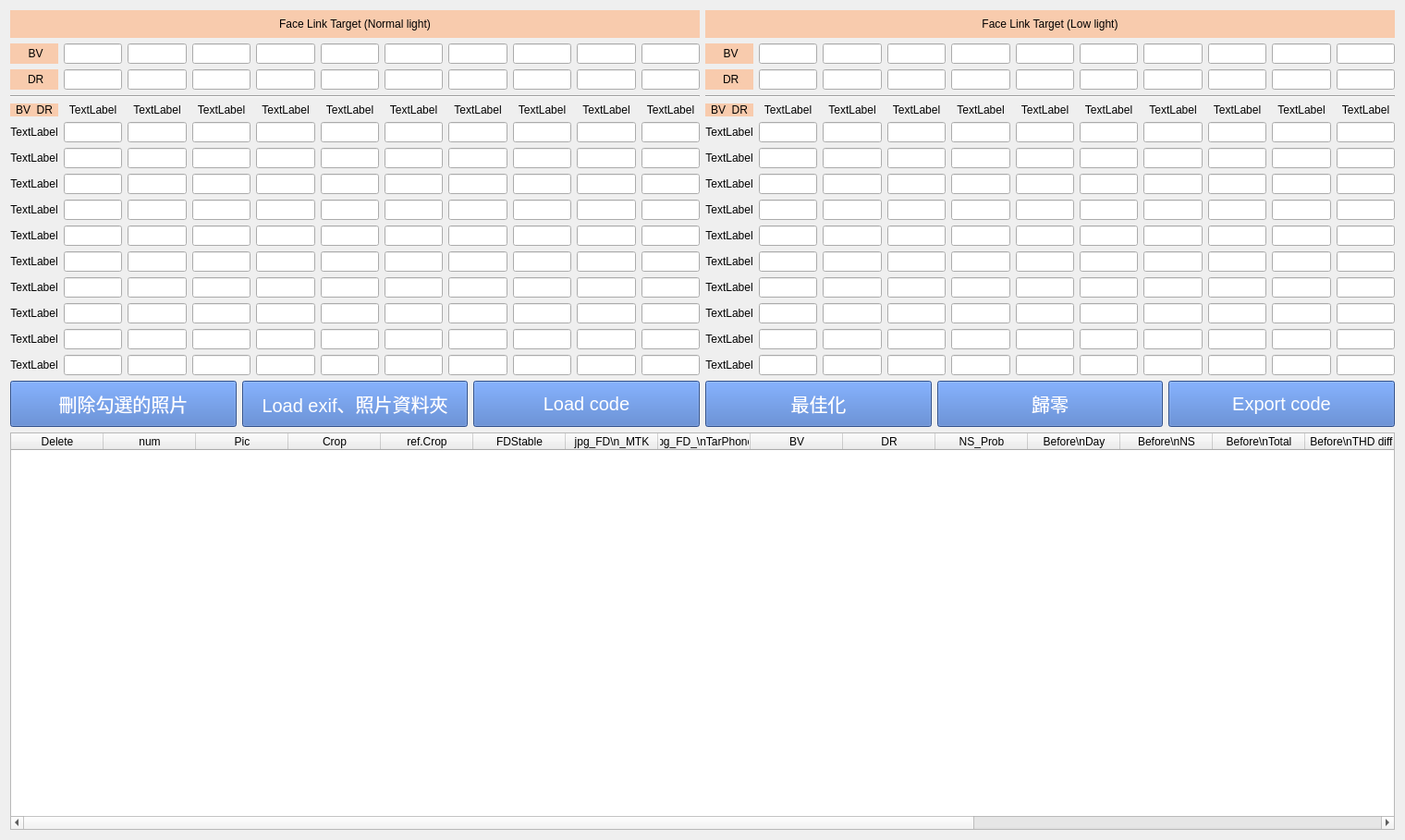
<?xml version="1.0" encoding="UTF-8"?>
<ui version="4.0">
 <class>Form</class>
 <widget class="QWidget" name="Form">
  <property name="geometry">
   <rect>
    <x>0</x>
    <y>0</y>
    <width>1520</width>
    <height>909</height>
   </rect>
  </property>
  <property name="windowTitle">
   <string>Form</string>
  </property>
  <property name="layoutDirection">
   <enum>Qt::LeftToRight</enum>
  </property>
  <layout class="QVBoxLayout" name="verticalLayout">
   <item>
    <layout class="QHBoxLayout" name="horizontalLayout">
     <item>
      <layout class="QGridLayout" name="link_normal_grid" rowstretch="0,0,0,0,0,0,0,0,0,0,0,0,0,0,0">
       <item row="6" column="3">
        <widget class="QLineEdit" name="lineEdit_19"/>
       </item>
       <item row="13" column="3">
        <widget class="QLineEdit" name="lineEdit_14"/>
       </item>
       <item row="5" column="4">
        <widget class="QLineEdit" name="lineEdit_32"/>
       </item>
       <item row="12" column="3">
        <widget class="QLineEdit" name="lineEdit_13"/>
       </item>
       <item row="6" column="2">
        <widget class="QLineEdit" name="lineEdit_4"/>
       </item>
       <item row="8" column="1">
        <widget class="QLineEdit" name="lineEdit_11"/>
       </item>
       <item row="7" column="1">
        <widget class="QLineEdit" name="lineEdit_22"/>
       </item>
       <item row="6" column="1">
        <widget class="QLineEdit" name="lineEdit_2"/>
       </item>
       <item row="10" column="1">
        <widget class="QLineEdit" name="lineEdit_24"/>
       </item>
       <item row="11" column="1">
        <widget class="QLineEdit" name="lineEdit_25"/>
       </item>
       <item row="13" column="2">
        <widget class="QLineEdit" name="lineEdit_30"/>
       </item>
       <item row="14" column="1">
        <widget class="QLineEdit" name="lineEdit_29"/>
       </item>
       <item row="5" column="1">
        <widget class="QLineEdit" name="lineEdit"/>
       </item>
       <item row="12" column="1">
        <widget class="QLineEdit" name="lineEdit_27"/>
       </item>
       <item row="13" column="1">
        <widget class="QLineEdit" name="lineEdit_28"/>
       </item>
       <item row="11" column="2">
        <widget class="QLineEdit" name="lineEdit_26"/>
       </item>
       <item row="8" column="3">
        <widget class="QLineEdit" name="lineEdit_20"/>
       </item>
       <item row="9" column="1">
        <widget class="QLineEdit" name="lineEdit_23"/>
       </item>
       <item row="7" column="3">
        <widget class="QLineEdit" name="lineEdit_21"/>
       </item>
       <item row="14" column="8">
        <widget class="QLineEdit" name="lineEdit_98"/>
       </item>
       <item row="14" column="6">
        <widget class="QLineEdit" name="lineEdit_95"/>
       </item>
       <item row="14" column="3">
        <widget class="QLineEdit" name="lineEdit_15"/>
       </item>
       <item row="7" column="2">
        <widget class="QLineEdit" name="lineEdit_7"/>
       </item>
       <item row="9" column="2">
        <widget class="QLineEdit" name="lineEdit_8"/>
       </item>
       <item row="10" column="2">
        <widget class="QLineEdit" name="lineEdit_6"/>
       </item>
       <item row="5" column="10">
        <widget class="QLineEdit" name="lineEdit_35"/>
       </item>
       <item row="14" column="2">
        <widget class="QLineEdit" name="lineEdit_16"/>
       </item>
       <item row="8" column="2">
        <widget class="QLineEdit" name="lineEdit_9"/>
       </item>
       <item row="11" column="3">
        <widget class="QLineEdit" name="lineEdit_12"/>
       </item>
       <item row="5" column="3">
        <widget class="QLineEdit" name="lineEdit_5"/>
       </item>
       <item row="12" column="2">
        <widget class="QLineEdit" name="lineEdit_10"/>
       </item>
       <item row="6" column="6">
        <widget class="QLineEdit" name="lineEdit_51"/>
       </item>
       <item row="5" column="9">
        <widget class="QLineEdit" name="lineEdit_31"/>
       </item>
       <item row="5" column="8">
        <widget class="QLineEdit" name="lineEdit_39"/>
       </item>
       <item row="5" column="0">
        <widget class="QLabel" name="label_2">
         <property name="text">
          <string>TextLabel</string>
         </property>
         <property name="alignment">
          <set>Qt::AlignCenter</set>
         </property>
        </widget>
       </item>
       <item row="5" column="2">
        <widget class="QLineEdit" name="lineEdit_3"/>
       </item>
       <item row="6" column="0">
        <widget class="QLabel" name="label_3">
         <property name="text">
          <string>TextLabel</string>
         </property>
         <property name="alignment">
          <set>Qt::AlignCenter</set>
         </property>
        </widget>
       </item>
       <item row="5" column="6">
        <widget class="QLineEdit" name="lineEdit_38"/>
       </item>
       <item row="5" column="5">
        <widget class="QLineEdit" name="lineEdit_37"/>
       </item>
       <item row="5" column="7">
        <widget class="QLineEdit" name="lineEdit_34"/>
       </item>
       <item row="7" column="10">
        <widget class="QLineEdit" name="lineEdit_41"/>
       </item>
       <item row="6" column="8">
        <widget class="QLineEdit" name="lineEdit_47"/>
       </item>
       <item row="6" column="7">
        <widget class="QLineEdit" name="lineEdit_49"/>
       </item>
       <item row="7" column="8">
        <widget class="QLineEdit" name="lineEdit_40"/>
       </item>
       <item row="7" column="7">
        <widget class="QLineEdit" name="lineEdit_42"/>
       </item>
       <item row="7" column="6">
        <widget class="QLineEdit" name="lineEdit_43"/>
       </item>
       <item row="7" column="5">
        <widget class="QLineEdit" name="lineEdit_44"/>
       </item>
       <item row="6" column="10">
        <widget class="QLineEdit" name="lineEdit_48"/>
       </item>
       <item row="6" column="4">
        <widget class="QLineEdit" name="lineEdit_36"/>
       </item>
       <item row="6" column="5">
        <widget class="QLineEdit" name="lineEdit_33"/>
       </item>
       <item row="9" column="3">
        <widget class="QLineEdit" name="lineEdit_18"/>
       </item>
       <item row="7" column="4">
        <widget class="QLineEdit" name="lineEdit_46"/>
       </item>
       <item row="4" column="7">
        <widget class="QLabel" name="label_21">
         <property name="text">
          <string>TextLabel</string>
         </property>
         <property name="alignment">
          <set>Qt::AlignCenter</set>
         </property>
        </widget>
       </item>
       <item row="7" column="9">
        <widget class="QLineEdit" name="lineEdit_45"/>
       </item>
       <item row="10" column="3">
        <widget class="QLineEdit" name="lineEdit_17"/>
       </item>
       <item row="6" column="9">
        <widget class="QLineEdit" name="lineEdit_50"/>
       </item>
       <item row="4" column="6">
        <widget class="QLabel" name="label_16">
         <property name="enabled">
          <bool>true</bool>
         </property>
         <property name="text">
          <string>TextLabel</string>
         </property>
         <property name="alignment">
          <set>Qt::AlignCenter</set>
         </property>
        </widget>
       </item>
       <item row="4" column="8">
        <widget class="QLabel" name="label_20">
         <property name="text">
          <string>TextLabel</string>
         </property>
         <property name="alignment">
          <set>Qt::AlignCenter</set>
         </property>
        </widget>
       </item>
       <item row="4" column="9">
        <widget class="QLabel" name="label_18">
         <property name="text">
          <string>TextLabel</string>
         </property>
         <property name="alignment">
          <set>Qt::AlignCenter</set>
         </property>
        </widget>
       </item>
       <item row="4" column="5">
        <widget class="QLabel" name="label_15">
         <property name="enabled">
          <bool>true</bool>
         </property>
         <property name="text">
          <string>TextLabel</string>
         </property>
         <property name="alignment">
          <set>Qt::AlignCenter</set>
         </property>
        </widget>
       </item>
       <item row="14" column="7">
        <widget class="QLineEdit" name="lineEdit_97"/>
       </item>
       <item row="14" column="10">
        <widget class="QLineEdit" name="lineEdit_99"/>
       </item>
       <item row="14" column="9">
        <widget class="QLineEdit" name="lineEdit_96"/>
       </item>
       <item row="14" column="5">
        <widget class="QLineEdit" name="lineEdit_94"/>
       </item>
       <item row="8" column="0">
        <widget class="QLabel" name="label_5">
         <property name="text">
          <string>TextLabel</string>
         </property>
         <property name="alignment">
          <set>Qt::AlignCenter</set>
         </property>
        </widget>
       </item>
       <item row="13" column="0">
        <widget class="QLabel" name="label_10">
         <property name="text">
          <string>TextLabel</string>
         </property>
         <property name="alignment">
          <set>Qt::AlignCenter</set>
         </property>
        </widget>
       </item>
       <item row="9" column="0">
        <widget class="QLabel" name="label_6">
         <property name="text">
          <string>TextLabel</string>
         </property>
         <property name="alignment">
          <set>Qt::AlignCenter</set>
         </property>
        </widget>
       </item>
       <item row="14" column="4">
        <widget class="QLineEdit" name="lineEdit_100"/>
       </item>
       <item row="10" column="0">
        <widget class="QLabel" name="label_7">
         <property name="text">
          <string>TextLabel</string>
         </property>
         <property name="alignment">
          <set>Qt::AlignCenter</set>
         </property>
        </widget>
       </item>
       <item row="12" column="0">
        <widget class="QLabel" name="label_9">
         <property name="text">
          <string>TextLabel</string>
         </property>
         <property name="alignment">
          <set>Qt::AlignCenter</set>
         </property>
        </widget>
       </item>
       <item row="8" column="5">
        <widget class="QLineEdit" name="lineEdit_53"/>
       </item>
       <item row="11" column="0">
        <widget class="QLabel" name="label_8">
         <property name="text">
          <string>TextLabel</string>
         </property>
         <property name="alignment">
          <set>Qt::AlignCenter</set>
         </property>
        </widget>
       </item>
       <item row="8" column="8">
        <widget class="QLineEdit" name="lineEdit_52"/>
       </item>
       <item row="14" column="0">
        <widget class="QLabel" name="label_11">
         <property name="text">
          <string>TextLabel</string>
         </property>
         <property name="alignment">
          <set>Qt::AlignCenter</set>
         </property>
        </widget>
       </item>
       <item row="8" column="7">
        <widget class="QLineEdit" name="lineEdit_57"/>
       </item>
       <item row="8" column="4">
        <widget class="QLineEdit" name="lineEdit_58"/>
       </item>
       <item row="9" column="4">
        <widget class="QLineEdit" name="lineEdit_65"/>
       </item>
       <item row="8" column="10">
        <widget class="QLineEdit" name="lineEdit_55"/>
       </item>
       <item row="8" column="6">
        <widget class="QLineEdit" name="lineEdit_56"/>
       </item>
       <item row="8" column="9">
        <widget class="QLineEdit" name="lineEdit_54"/>
       </item>
       <item row="9" column="10">
        <widget class="QLineEdit" name="lineEdit_63"/>
       </item>
       <item row="9" column="6">
        <widget class="QLineEdit" name="lineEdit_60"/>
       </item>
       <item row="9" column="7">
        <widget class="QLineEdit" name="lineEdit_61"/>
       </item>
       <item row="9" column="9">
        <widget class="QLineEdit" name="lineEdit_59"/>
       </item>
       <item row="9" column="8">
        <widget class="QLineEdit" name="lineEdit_62"/>
       </item>
       <item row="9" column="5">
        <widget class="QLineEdit" name="lineEdit_64"/>
       </item>
       <item row="7" column="0">
        <widget class="QLabel" name="label_4">
         <property name="text">
          <string>TextLabel</string>
         </property>
         <property name="alignment">
          <set>Qt::AlignCenter</set>
         </property>
        </widget>
       </item>
       <item row="10" column="5">
        <widget class="QLineEdit" name="lineEdit_67"/>
       </item>
       <item row="10" column="6">
        <widget class="QLineEdit" name="lineEdit_68"/>
       </item>
       <item row="10" column="9">
        <widget class="QLineEdit" name="lineEdit_66"/>
       </item>
       <item row="10" column="4">
        <widget class="QLineEdit" name="lineEdit_72"/>
       </item>
       <item row="10" column="10">
        <widget class="QLineEdit" name="lineEdit_69"/>
       </item>
       <item row="11" column="5">
        <widget class="QLineEdit" name="lineEdit_75"/>
       </item>
       <item row="10" column="8">
        <widget class="QLineEdit" name="lineEdit_71"/>
       </item>
       <item row="10" column="7">
        <widget class="QLineEdit" name="lineEdit_70"/>
       </item>
       <item row="11" column="4">
        <widget class="QLineEdit" name="lineEdit_79"/>
       </item>
       <item row="11" column="9">
        <widget class="QLineEdit" name="lineEdit_77"/>
       </item>
       <item row="11" column="8">
        <widget class="QLineEdit" name="lineEdit_76"/>
       </item>
       <item row="11" column="10">
        <widget class="QLineEdit" name="lineEdit_74"/>
       </item>
       <item row="11" column="7">
        <widget class="QLineEdit" name="lineEdit_73"/>
       </item>
       <item row="11" column="6">
        <widget class="QLineEdit" name="lineEdit_78"/>
       </item>
       <item row="12" column="5">
        <widget class="QLineEdit" name="lineEdit_84"/>
       </item>
       <item row="12" column="8">
        <widget class="QLineEdit" name="lineEdit_81"/>
       </item>
       <item row="12" column="4">
        <widget class="QLineEdit" name="lineEdit_86"/>
       </item>
       <item row="12" column="6">
        <widget class="QLineEdit" name="lineEdit_80"/>
       </item>
       <item row="12" column="7">
        <widget class="QLineEdit" name="lineEdit_83"/>
       </item>
       <item row="12" column="9">
        <widget class="QLineEdit" name="lineEdit_85"/>
       </item>
       <item row="13" column="7">
        <widget class="QLineEdit" name="lineEdit_92"/>
       </item>
       <item row="12" column="10">
        <widget class="QLineEdit" name="lineEdit_82"/>
       </item>
       <item row="13" column="4">
        <widget class="QLineEdit" name="lineEdit_93"/>
       </item>
       <item row="13" column="5">
        <widget class="QLineEdit" name="lineEdit_89"/>
       </item>
       <item row="13" column="6">
        <widget class="QLineEdit" name="lineEdit_91"/>
       </item>
       <item row="13" column="10">
        <widget class="QLineEdit" name="lineEdit_87"/>
       </item>
       <item row="13" column="8">
        <widget class="QLineEdit" name="lineEdit_90"/>
       </item>
       <item row="13" column="9">
        <widget class="QLineEdit" name="lineEdit_88"/>
       </item>
       <item row="4" column="2">
        <widget class="QLabel" name="label_13">
         <property name="text">
          <string>TextLabel</string>
         </property>
         <property name="alignment">
          <set>Qt::AlignCenter</set>
         </property>
        </widget>
       </item>
       <item row="4" column="1">
        <widget class="QLabel" name="label_17">
         <property name="sizePolicy">
          <sizepolicy hsizetype="Preferred" vsizetype="Maximum">
           <horstretch>0</horstretch>
           <verstretch>0</verstretch>
          </sizepolicy>
         </property>
         <property name="text">
          <string>TextLabel</string>
         </property>
         <property name="alignment">
          <set>Qt::AlignCenter</set>
         </property>
        </widget>
       </item>
       <item row="4" column="4">
        <widget class="QLabel" name="label_12">
         <property name="text">
          <string>TextLabel</string>
         </property>
         <property name="alignment">
          <set>Qt::AlignCenter</set>
         </property>
        </widget>
       </item>
       <item row="4" column="0">
        <widget class="QLabel" name="label">
         <property name="styleSheet">
          <string notr="true">background:rgb(248, 203, 173); </string>
         </property>
         <property name="text">
          <string>BV  DR</string>
         </property>
         <property name="alignment">
          <set>Qt::AlignCenter</set>
         </property>
        </widget>
       </item>
       <item row="4" column="3">
        <widget class="QLabel" name="label_14">
         <property name="text">
          <string>TextLabel</string>
         </property>
         <property name="alignment">
          <set>Qt::AlignCenter</set>
         </property>
        </widget>
       </item>
       <item row="4" column="10">
        <widget class="QLabel" name="label_19">
         <property name="text">
          <string>TextLabel</string>
         </property>
         <property name="alignment">
          <set>Qt::AlignCenter</set>
         </property>
        </widget>
       </item>
       <item row="1" column="9">
        <widget class="QLineEdit" name="lineEdit_117"/>
       </item>
       <item row="1" column="3">
        <widget class="QLineEdit" name="lineEdit_113"/>
       </item>
       <item row="2" column="0">
        <widget class="QLabel" name="label_24">
         <property name="styleSheet">
          <string notr="true">background:rgb(248, 203, 173); </string>
         </property>
         <property name="text">
          <string> DR</string>
         </property>
         <property name="alignment">
          <set>Qt::AlignCenter</set>
         </property>
        </widget>
       </item>
       <item row="1" column="2">
        <widget class="QLineEdit" name="lineEdit_102"/>
       </item>
       <item row="1" column="10">
        <widget class="QLineEdit" name="lineEdit_106"/>
       </item>
       <item row="1" column="6">
        <widget class="QLineEdit" name="lineEdit_107"/>
       </item>
       <item row="1" column="1">
        <widget class="QLineEdit" name="lineEdit_120"/>
       </item>
       <item row="1" column="5">
        <widget class="QLineEdit" name="lineEdit_114"/>
       </item>
       <item row="2" column="1">
        <widget class="QLineEdit" name="lineEdit_116"/>
       </item>
       <item row="1" column="7">
        <widget class="QLineEdit" name="lineEdit_119"/>
       </item>
       <item row="2" column="9">
        <widget class="QLineEdit" name="lineEdit_112"/>
       </item>
       <item row="2" column="10">
        <widget class="QLineEdit" name="lineEdit_109"/>
       </item>
       <item row="1" column="8">
        <widget class="QLineEdit" name="lineEdit_104"/>
       </item>
       <item row="1" column="4">
        <widget class="QLineEdit" name="lineEdit_108"/>
       </item>
       <item row="2" column="5">
        <widget class="QLineEdit" name="lineEdit_118"/>
       </item>
       <item row="2" column="6">
        <widget class="QLineEdit" name="lineEdit_105"/>
       </item>
       <item row="2" column="3">
        <widget class="QLineEdit" name="lineEdit_111"/>
       </item>
       <item row="2" column="2">
        <widget class="QLineEdit" name="lineEdit_110"/>
       </item>
       <item row="2" column="4">
        <widget class="QLineEdit" name="lineEdit_101"/>
       </item>
       <item row="1" column="0">
        <widget class="QLabel" name="label_23">
         <property name="styleSheet">
          <string notr="true">background:rgb(248, 203, 173); </string>
         </property>
         <property name="text">
          <string>   BV  </string>
         </property>
         <property name="alignment">
          <set>Qt::AlignCenter</set>
         </property>
        </widget>
       </item>
       <item row="0" column="0" colspan="11">
        <widget class="QLabel" name="label_22">
         <property name="minimumSize">
          <size>
           <width>0</width>
           <height>30</height>
          </size>
         </property>
         <property name="styleSheet">
          <string notr="true">background:rgb(248, 203, 173); </string>
         </property>
         <property name="text">
          <string>Face Link Target (Normal light)</string>
         </property>
         <property name="alignment">
          <set>Qt::AlignCenter</set>
         </property>
        </widget>
       </item>
       <item row="3" column="0" colspan="11">
        <widget class="Line" name="line">
         <property name="orientation">
          <enum>Qt::Horizontal</enum>
         </property>
        </widget>
       </item>
       <item row="2" column="7">
        <widget class="QLineEdit" name="lineEdit_115"/>
       </item>
       <item row="2" column="8">
        <widget class="QLineEdit" name="lineEdit_103"/>
       </item>
      </layout>
     </item>
     <item>
      <layout class="QGridLayout" name="link_low_grid">
       <item row="5" column="8">
        <widget class="QLineEdit" name="lineEdit_137"/>
       </item>
       <item row="5" column="0">
        <widget class="QLabel" name="label_25">
         <property name="text">
          <string>TextLabel</string>
         </property>
         <property name="alignment">
          <set>Qt::AlignCenter</set>
         </property>
        </widget>
       </item>
       <item row="5" column="10">
        <widget class="QLineEdit" name="lineEdit_135"/>
       </item>
       <item row="5" column="9">
        <widget class="QLineEdit" name="lineEdit_136"/>
       </item>
       <item row="6" column="6">
        <widget class="QLineEdit" name="lineEdit_138"/>
       </item>
       <item row="5" column="2">
        <widget class="QLineEdit" name="lineEdit_139"/>
       </item>
       <item row="5" column="5">
        <widget class="QLineEdit" name="lineEdit_140"/>
       </item>
       <item row="5" column="7">
        <widget class="QLineEdit" name="lineEdit_141"/>
       </item>
       <item row="5" column="6">
        <widget class="QLineEdit" name="lineEdit_142"/>
       </item>
       <item row="6" column="0">
        <widget class="QLabel" name="label_26">
         <property name="text">
          <string>TextLabel</string>
         </property>
         <property name="alignment">
          <set>Qt::AlignCenter</set>
         </property>
        </widget>
       </item>
       <item row="14" column="8">
        <widget class="QLineEdit" name="lineEdit_121"/>
       </item>
       <item row="8" column="3">
        <widget class="QLineEdit" name="lineEdit_123"/>
       </item>
       <item row="9" column="1">
        <widget class="QLineEdit" name="lineEdit_124"/>
       </item>
       <item row="7" column="3">
        <widget class="QLineEdit" name="lineEdit_122"/>
       </item>
       <item row="9" column="2">
        <widget class="QLineEdit" name="lineEdit_128"/>
       </item>
       <item row="8" column="2">
        <widget class="QLineEdit" name="lineEdit_130"/>
       </item>
       <item row="14" column="3">
        <widget class="QLineEdit" name="lineEdit_126"/>
       </item>
       <item row="7" column="2">
        <widget class="QLineEdit" name="lineEdit_127"/>
       </item>
       <item row="10" column="2">
        <widget class="QLineEdit" name="lineEdit_129"/>
       </item>
       <item row="14" column="6">
        <widget class="QLineEdit" name="lineEdit_125"/>
       </item>
       <item row="5" column="3">
        <widget class="QLineEdit" name="lineEdit_134"/>
       </item>
       <item row="12" column="2">
        <widget class="QLineEdit" name="lineEdit_131"/>
       </item>
       <item row="11" column="3">
        <widget class="QLineEdit" name="lineEdit_133"/>
       </item>
       <item row="14" column="2">
        <widget class="QLineEdit" name="lineEdit_132"/>
       </item>
       <item row="5" column="4">
        <widget class="QLineEdit" name="lineEdit_147"/>
       </item>
       <item row="13" column="3">
        <widget class="QLineEdit" name="lineEdit_146"/>
       </item>
       <item row="6" column="3">
        <widget class="QLineEdit" name="lineEdit_144"/>
       </item>
       <item row="12" column="3">
        <widget class="QLineEdit" name="lineEdit_143"/>
       </item>
       <item row="6" column="2">
        <widget class="QLineEdit" name="lineEdit_145"/>
       </item>
       <item row="8" column="1">
        <widget class="QLineEdit" name="lineEdit_149"/>
       </item>
       <item row="6" column="1">
        <widget class="QLineEdit" name="lineEdit_150"/>
       </item>
       <item row="11" column="1">
        <widget class="QLineEdit" name="lineEdit_148"/>
       </item>
       <item row="7" column="1">
        <widget class="QLineEdit" name="lineEdit_151"/>
       </item>
       <item row="10" column="1">
        <widget class="QLineEdit" name="lineEdit_152"/>
       </item>
       <item row="12" column="1">
        <widget class="QLineEdit" name="lineEdit_156"/>
       </item>
       <item row="5" column="1">
        <widget class="QLineEdit" name="lineEdit_153"/>
       </item>
       <item row="11" column="2">
        <widget class="QLineEdit" name="lineEdit_155"/>
       </item>
       <item row="14" column="1">
        <widget class="QLineEdit" name="lineEdit_157"/>
       </item>
       <item row="13" column="2">
        <widget class="QLineEdit" name="lineEdit_158"/>
       </item>
       <item row="13" column="1">
        <widget class="QLineEdit" name="lineEdit_154"/>
       </item>
       <item row="6" column="7">
        <widget class="QLineEdit" name="lineEdit_161"/>
       </item>
       <item row="7" column="10">
        <widget class="QLineEdit" name="lineEdit_162"/>
       </item>
       <item row="7" column="8">
        <widget class="QLineEdit" name="lineEdit_159"/>
       </item>
       <item row="6" column="8">
        <widget class="QLineEdit" name="lineEdit_163"/>
       </item>
       <item row="7" column="7">
        <widget class="QLineEdit" name="lineEdit_160"/>
       </item>
       <item row="7" column="5">
        <widget class="QLineEdit" name="lineEdit_164"/>
       </item>
       <item row="7" column="6">
        <widget class="QLineEdit" name="lineEdit_166"/>
       </item>
       <item row="6" column="4">
        <widget class="QLineEdit" name="lineEdit_165"/>
       </item>
       <item row="6" column="10">
        <widget class="QLineEdit" name="lineEdit_167"/>
       </item>
       <item row="6" column="5">
        <widget class="QLineEdit" name="lineEdit_168"/>
       </item>
       <item row="7" column="4">
        <widget class="QLineEdit" name="lineEdit_171"/>
       </item>
       <item row="7" column="9">
        <widget class="QLineEdit" name="lineEdit_173"/>
       </item>
       <item row="10" column="3">
        <widget class="QLineEdit" name="lineEdit_172"/>
       </item>
       <item row="4" column="7">
        <widget class="QLabel" name="label_27">
         <property name="text">
          <string>TextLabel</string>
         </property>
         <property name="alignment">
          <set>Qt::AlignCenter</set>
         </property>
        </widget>
       </item>
       <item row="9" column="3">
        <widget class="QLineEdit" name="lineEdit_170"/>
       </item>
       <item row="6" column="9">
        <widget class="QLineEdit" name="lineEdit_169"/>
       </item>
       <item row="4" column="8">
        <widget class="QLabel" name="label_29">
         <property name="text">
          <string>TextLabel</string>
         </property>
         <property name="alignment">
          <set>Qt::AlignCenter</set>
         </property>
        </widget>
       </item>
       <item row="4" column="6">
        <widget class="QLabel" name="label_30">
         <property name="enabled">
          <bool>true</bool>
         </property>
         <property name="text">
          <string>TextLabel</string>
         </property>
         <property name="alignment">
          <set>Qt::AlignCenter</set>
         </property>
        </widget>
       </item>
       <item row="4" column="5">
        <widget class="QLabel" name="label_28">
         <property name="enabled">
          <bool>true</bool>
         </property>
         <property name="text">
          <string>TextLabel</string>
         </property>
         <property name="alignment">
          <set>Qt::AlignCenter</set>
         </property>
        </widget>
       </item>
       <item row="4" column="9">
        <widget class="QLabel" name="label_31">
         <property name="text">
          <string>TextLabel</string>
         </property>
         <property name="alignment">
          <set>Qt::AlignCenter</set>
         </property>
        </widget>
       </item>
       <item row="14" column="5">
        <widget class="QLineEdit" name="lineEdit_177"/>
       </item>
       <item row="14" column="7">
        <widget class="QLineEdit" name="lineEdit_175"/>
       </item>
       <item row="14" column="9">
        <widget class="QLineEdit" name="lineEdit_176"/>
       </item>
       <item row="14" column="10">
        <widget class="QLineEdit" name="lineEdit_174"/>
       </item>
       <item row="8" column="0">
        <widget class="QLabel" name="label_32">
         <property name="text">
          <string>TextLabel</string>
         </property>
         <property name="alignment">
          <set>Qt::AlignCenter</set>
         </property>
        </widget>
       </item>
       <item row="13" column="0">
        <widget class="QLabel" name="label_36">
         <property name="text">
          <string>TextLabel</string>
         </property>
         <property name="alignment">
          <set>Qt::AlignCenter</set>
         </property>
        </widget>
       </item>
       <item row="10" column="0">
        <widget class="QLabel" name="label_33">
         <property name="text">
          <string>TextLabel</string>
         </property>
         <property name="alignment">
          <set>Qt::AlignCenter</set>
         </property>
        </widget>
       </item>
       <item row="12" column="0">
        <widget class="QLabel" name="label_34">
         <property name="text">
          <string>TextLabel</string>
         </property>
         <property name="alignment">
          <set>Qt::AlignCenter</set>
         </property>
        </widget>
       </item>
       <item row="14" column="4">
        <widget class="QLineEdit" name="lineEdit_178"/>
       </item>
       <item row="9" column="0">
        <widget class="QLabel" name="label_35">
         <property name="text">
          <string>TextLabel</string>
         </property>
         <property name="alignment">
          <set>Qt::AlignCenter</set>
         </property>
        </widget>
       </item>
       <item row="8" column="5">
        <widget class="QLineEdit" name="lineEdit_179"/>
       </item>
       <item row="8" column="7">
        <widget class="QLineEdit" name="lineEdit_180"/>
       </item>
       <item row="11" column="0">
        <widget class="QLabel" name="label_38">
         <property name="text">
          <string>TextLabel</string>
         </property>
         <property name="alignment">
          <set>Qt::AlignCenter</set>
         </property>
        </widget>
       </item>
       <item row="14" column="0">
        <widget class="QLabel" name="label_37">
         <property name="text">
          <string>TextLabel</string>
         </property>
         <property name="alignment">
          <set>Qt::AlignCenter</set>
         </property>
        </widget>
       </item>
       <item row="8" column="8">
        <widget class="QLineEdit" name="lineEdit_181"/>
       </item>
       <item row="8" column="4">
        <widget class="QLineEdit" name="lineEdit_182"/>
       </item>
       <item row="8" column="6">
        <widget class="QLineEdit" name="lineEdit_184"/>
       </item>
       <item row="8" column="9">
        <widget class="QLineEdit" name="lineEdit_183"/>
       </item>
       <item row="9" column="4">
        <widget class="QLineEdit" name="lineEdit_185"/>
       </item>
       <item row="8" column="10">
        <widget class="QLineEdit" name="lineEdit_186"/>
       </item>
       <item row="9" column="8">
        <widget class="QLineEdit" name="lineEdit_190"/>
       </item>
       <item row="9" column="5">
        <widget class="QLineEdit" name="lineEdit_192"/>
       </item>
       <item row="9" column="6">
        <widget class="QLineEdit" name="lineEdit_189"/>
       </item>
       <item row="9" column="10">
        <widget class="QLineEdit" name="lineEdit_188"/>
       </item>
       <item row="9" column="7">
        <widget class="QLineEdit" name="lineEdit_191"/>
       </item>
       <item row="9" column="9">
        <widget class="QLineEdit" name="lineEdit_187"/>
       </item>
       <item row="10" column="4">
        <widget class="QLineEdit" name="lineEdit_193"/>
       </item>
       <item row="10" column="6">
        <widget class="QLineEdit" name="lineEdit_195"/>
       </item>
       <item row="7" column="0">
        <widget class="QLabel" name="label_39">
         <property name="text">
          <string>TextLabel</string>
         </property>
         <property name="alignment">
          <set>Qt::AlignCenter</set>
         </property>
        </widget>
       </item>
       <item row="10" column="5">
        <widget class="QLineEdit" name="lineEdit_194"/>
       </item>
       <item row="10" column="7">
        <widget class="QLineEdit" name="lineEdit_198"/>
       </item>
       <item row="11" column="4">
        <widget class="QLineEdit" name="lineEdit_197"/>
       </item>
       <item row="10" column="10">
        <widget class="QLineEdit" name="lineEdit_200"/>
       </item>
       <item row="10" column="9">
        <widget class="QLineEdit" name="lineEdit_196"/>
       </item>
       <item row="10" column="8">
        <widget class="QLineEdit" name="lineEdit_199"/>
       </item>
       <item row="11" column="7">
        <widget class="QLineEdit" name="lineEdit_204"/>
       </item>
       <item row="11" column="9">
        <widget class="QLineEdit" name="lineEdit_205"/>
       </item>
       <item row="11" column="6">
        <widget class="QLineEdit" name="lineEdit_203"/>
       </item>
       <item row="11" column="10">
        <widget class="QLineEdit" name="lineEdit_202"/>
       </item>
       <item row="11" column="5">
        <widget class="QLineEdit" name="lineEdit_201"/>
       </item>
       <item row="11" column="8">
        <widget class="QLineEdit" name="lineEdit_206"/>
       </item>
       <item row="12" column="5">
        <widget class="QLineEdit" name="lineEdit_207"/>
       </item>
       <item row="12" column="8">
        <widget class="QLineEdit" name="lineEdit_209"/>
       </item>
       <item row="12" column="7">
        <widget class="QLineEdit" name="lineEdit_208"/>
       </item>
       <item row="12" column="4">
        <widget class="QLineEdit" name="lineEdit_210"/>
       </item>
       <item row="12" column="6">
        <widget class="QLineEdit" name="lineEdit_211"/>
       </item>
       <item row="13" column="7">
        <widget class="QLineEdit" name="lineEdit_213"/>
       </item>
       <item row="12" column="10">
        <widget class="QLineEdit" name="lineEdit_215"/>
       </item>
       <item row="13" column="4">
        <widget class="QLineEdit" name="lineEdit_214"/>
       </item>
       <item row="13" column="5">
        <widget class="QLineEdit" name="lineEdit_216"/>
       </item>
       <item row="12" column="9">
        <widget class="QLineEdit" name="lineEdit_212"/>
       </item>
       <item row="13" column="10">
        <widget class="QLineEdit" name="lineEdit_218"/>
       </item>
       <item row="13" column="6">
        <widget class="QLineEdit" name="lineEdit_217"/>
       </item>
       <item row="13" column="8">
        <widget class="QLineEdit" name="lineEdit_219"/>
       </item>
       <item row="13" column="9">
        <widget class="QLineEdit" name="lineEdit_220"/>
       </item>
       <item row="4" column="0">
        <widget class="QLabel" name="label_40">
         <property name="styleSheet">
          <string notr="true">background:rgb(248, 203, 173); </string>
         </property>
         <property name="text">
          <string>BV  DR</string>
         </property>
         <property name="alignment">
          <set>Qt::AlignCenter</set>
         </property>
        </widget>
       </item>
       <item row="4" column="1">
        <widget class="QLabel" name="label_41">
         <property name="sizePolicy">
          <sizepolicy hsizetype="Preferred" vsizetype="Maximum">
           <horstretch>0</horstretch>
           <verstretch>0</verstretch>
          </sizepolicy>
         </property>
         <property name="text">
          <string>TextLabel</string>
         </property>
         <property name="alignment">
          <set>Qt::AlignCenter</set>
         </property>
        </widget>
       </item>
       <item row="4" column="2">
        <widget class="QLabel" name="label_42">
         <property name="text">
          <string>TextLabel</string>
         </property>
         <property name="alignment">
          <set>Qt::AlignCenter</set>
         </property>
        </widget>
       </item>
       <item row="4" column="4">
        <widget class="QLabel" name="label_43">
         <property name="text">
          <string>TextLabel</string>
         </property>
         <property name="alignment">
          <set>Qt::AlignCenter</set>
         </property>
        </widget>
       </item>
       <item row="4" column="3">
        <widget class="QLabel" name="label_44">
         <property name="text">
          <string>TextLabel</string>
         </property>
         <property name="alignment">
          <set>Qt::AlignCenter</set>
         </property>
        </widget>
       </item>
       <item row="2" column="0">
        <widget class="QLabel" name="label_46">
         <property name="styleSheet">
          <string notr="true">background:rgb(248, 203, 173); </string>
         </property>
         <property name="text">
          <string> DR</string>
         </property>
         <property name="alignment">
          <set>Qt::AlignCenter</set>
         </property>
        </widget>
       </item>
       <item row="1" column="10">
        <widget class="QLineEdit" name="lineEdit_223"/>
       </item>
       <item row="1" column="3">
        <widget class="QLineEdit" name="lineEdit_222"/>
       </item>
       <item row="1" column="9">
        <widget class="QLineEdit" name="lineEdit_221"/>
       </item>
       <item row="4" column="10">
        <widget class="QLabel" name="label_45">
         <property name="text">
          <string>TextLabel</string>
         </property>
         <property name="alignment">
          <set>Qt::AlignCenter</set>
         </property>
        </widget>
       </item>
       <item row="2" column="1">
        <widget class="QLineEdit" name="lineEdit_225"/>
       </item>
       <item row="1" column="6">
        <widget class="QLineEdit" name="lineEdit_228"/>
       </item>
       <item row="1" column="5">
        <widget class="QLineEdit" name="lineEdit_226"/>
       </item>
       <item row="1" column="1">
        <widget class="QLineEdit" name="lineEdit_227"/>
       </item>
       <item row="1" column="2">
        <widget class="QLineEdit" name="lineEdit_224"/>
       </item>
       <item row="2" column="10">
        <widget class="QLineEdit" name="lineEdit_233"/>
       </item>
       <item row="1" column="8">
        <widget class="QLineEdit" name="lineEdit_231"/>
       </item>
       <item row="1" column="4">
        <widget class="QLineEdit" name="lineEdit_229"/>
       </item>
       <item row="2" column="5">
        <widget class="QLineEdit" name="lineEdit_234"/>
       </item>
       <item row="2" column="9">
        <widget class="QLineEdit" name="lineEdit_232"/>
       </item>
       <item row="1" column="7">
        <widget class="QLineEdit" name="lineEdit_230"/>
       </item>
       <item row="2" column="7">
        <widget class="QLineEdit" name="lineEdit_239"/>
       </item>
       <item row="2" column="8">
        <widget class="QLineEdit" name="lineEdit_235"/>
       </item>
       <item row="2" column="3">
        <widget class="QLineEdit" name="lineEdit_236"/>
       </item>
       <item row="2" column="6">
        <widget class="QLineEdit" name="lineEdit_237"/>
       </item>
       <item row="2" column="4">
        <widget class="QLineEdit" name="lineEdit_240"/>
       </item>
       <item row="1" column="0">
        <widget class="QLabel" name="label_47">
         <property name="styleSheet">
          <string notr="true">background:rgb(248, 203, 173); </string>
         </property>
         <property name="text">
          <string>   BV  </string>
         </property>
         <property name="alignment">
          <set>Qt::AlignCenter</set>
         </property>
        </widget>
       </item>
       <item row="0" column="0" colspan="11">
        <widget class="QLabel" name="label_48">
         <property name="minimumSize">
          <size>
           <width>0</width>
           <height>30</height>
          </size>
         </property>
         <property name="styleSheet">
          <string notr="true">background:rgb(248, 203, 173); </string>
         </property>
         <property name="text">
          <string>Face Link Target (Low light)</string>
         </property>
         <property name="alignment">
          <set>Qt::AlignCenter</set>
         </property>
        </widget>
       </item>
       <item row="3" column="0" colspan="11">
        <widget class="Line" name="line_2">
         <property name="orientation">
          <enum>Qt::Horizontal</enum>
         </property>
        </widget>
       </item>
       <item row="2" column="2">
        <widget class="QLineEdit" name="lineEdit_238"/>
       </item>
      </layout>
     </item>
    </layout>
   </item>
   <item>
    <layout class="QHBoxLayout" name="horizontalLayout_2">
     <item>
      <widget class="QPushButton" name="del_btn">
       <property name="minimumSize">
        <size>
         <width>220</width>
         <height>50</height>
        </size>
       </property>
       <property name="styleSheet">
        <string notr="true">font:20px ;
text-align:center;
background:rgb(68, 114, 196); 
color:rgb(255, 255, 255);</string>
       </property>
       <property name="text">
        <string>刪除勾選的照片</string>
       </property>
      </widget>
     </item>
     <item>
      <widget class="QPushButton" name="load_exif_btn">
       <property name="minimumSize">
        <size>
         <width>220</width>
         <height>50</height>
        </size>
       </property>
       <property name="styleSheet">
        <string notr="true">font:20px ;
text-align:center;
background:rgb(68, 114, 196); 
color:rgb(255, 255, 255);</string>
       </property>
       <property name="text">
        <string>Load exif、照片資料夾</string>
       </property>
      </widget>
     </item>
     <item>
      <widget class="QPushButton" name="load_code_btn">
       <property name="minimumSize">
        <size>
         <width>220</width>
         <height>50</height>
        </size>
       </property>
       <property name="styleSheet">
        <string notr="true">font:20px ;
text-align:center;
background:rgb(68, 114, 196); 
color:rgb(255, 255, 255);</string>
       </property>
       <property name="text">
        <string>Load code</string>
       </property>
      </widget>
     </item>
     <item>
      <widget class="QPushButton" name="optimize_btn">
       <property name="minimumSize">
        <size>
         <width>220</width>
         <height>50</height>
        </size>
       </property>
       <property name="styleSheet">
        <string notr="true">font:20px ;
text-align:center;
background:rgb(68, 114, 196); 
color:rgb(255, 255, 255);</string>
       </property>
       <property name="text">
        <string>最佳化</string>
       </property>
      </widget>
     </item>
     <item>
      <widget class="QPushButton" name="restore_btn">
       <property name="minimumSize">
        <size>
         <width>220</width>
         <height>50</height>
        </size>
       </property>
       <property name="styleSheet">
        <string notr="true">font:20px ;
text-align:center;
background:rgb(68, 114, 196); 
color:rgb(255, 255, 255);</string>
       </property>
       <property name="text">
        <string>歸零</string>
       </property>
      </widget>
     </item>
     <item>
      <widget class="QPushButton" name="export_code_btn">
       <property name="minimumSize">
        <size>
         <width>220</width>
         <height>50</height>
        </size>
       </property>
       <property name="styleSheet">
        <string notr="true">font:20px ;
text-align:center;
background:rgb(68, 114, 196); 
color:rgb(255, 255, 255);</string>
       </property>
       <property name="text">
        <string>Export code</string>
       </property>
      </widget>
     </item>
    </layout>
   </item>
   <item>
    <widget class="QTableWidget" name="info_table">
     <attribute name="horizontalHeaderDefaultSectionSize">
      <number>100</number>
     </attribute>
     <attribute name="horizontalHeaderMinimumSectionSize">
      <number>0</number>
     </attribute>
     <attribute name="verticalHeaderMinimumSectionSize">
      <number>0</number>
     </attribute>
     <column>
      <property name="text">
       <string>Delete</string>
      </property>
     </column>
     <column>
      <property name="text">
       <string>num</string>
      </property>
     </column>
     <column>
      <property name="text">
       <string>Pic</string>
      </property>
     </column>
     <column>
      <property name="text">
       <string>Crop</string>
      </property>
     </column>
     <column>
      <property name="text">
       <string>ref.Crop</string>
      </property>
     </column>
     <column>
      <property name="text">
       <string>FDStable</string>
      </property>
     </column>
     <column>
      <property name="text">
       <string>jpg_FD\n_MTK</string>
      </property>
     </column>
     <column>
      <property name="text">
       <string>jpg_FD_\nTarPhone</string>
      </property>
     </column>
     <column>
      <property name="text">
       <string>BV</string>
      </property>
     </column>
     <column>
      <property name="text">
       <string>DR</string>
      </property>
     </column>
     <column>
      <property name="text">
       <string>NS_Prob</string>
      </property>
     </column>
     <column>
      <property name="text">
       <string>Before\nDay</string>
      </property>
     </column>
     <column>
      <property name="text">
       <string>Before\nNS</string>
      </property>
     </column>
     <column>
      <property name="text">
       <string>Before\nTotal</string>
      </property>
     </column>
     <column>
      <property name="text">
       <string>Before\nTHD diff</string>
      </property>
     </column>
     <column>
      <property name="text">
       <string>After\nDay</string>
      </property>
     </column>
     <column>
      <property name="text">
       <string>After\nNS</string>
      </property>
     </column>
     <column>
      <property name="text">
       <string>After\nTotal</string>
      </property>
     </column>
     <column>
      <property name="text">
       <string>After\nTHD diff</string>
      </property>
     </column>
     <column>
      <property name="text">
       <string>Target_TH</string>
      </property>
     </column>
    </widget>
   </item>
  </layout>
 </widget>
 <resources/>
 <connections/>
</ui>
